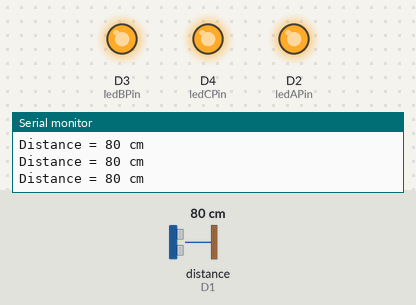
The sketch below on a simulated ESP8266 (NodeMCU). On the bench: output pins drawn as LEDs (lit = HIGH), the last lines printed to the serial monitor. Wiring (inferred from the names in the program): ultrasonic range finder: trigger D0; echo D1. The test bench sets the inputs (shaded band); at power-on: distance to the obstacle (sensor on D1) 80 cm. The echo pulse lasts 58.3 µs per cm; pins used as bus, display or sensor lines are not drawn.

Above: at 1.2 s.
1.3 s: distance to the obstacle (sensor on D1) set to 32 cm
2.8 s: distance to the obstacle (sensor on D1) set to 26 cm
At 4.0 s:
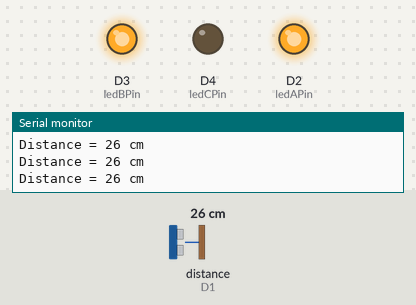
4.3 s: distance to the obstacle (sensor on D1) set to 21 cm
5.8 s: distance to the obstacle (sensor on D1) set to 18 cm
At 6.2 s:
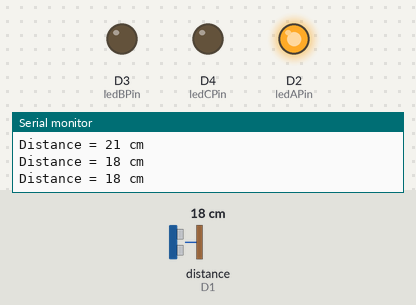
7.3 s: distance to the obstacle (sensor on D1) set to 11 cm
8.8 s: distance to the obstacle (sensor on D1) set to 8 cm
At 9.3 s:
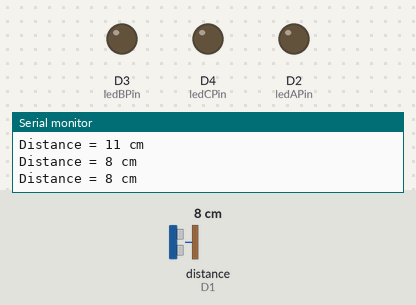
Timing chart, 0 to 11.4 s (numbered marks = the images above; inputs shaded):
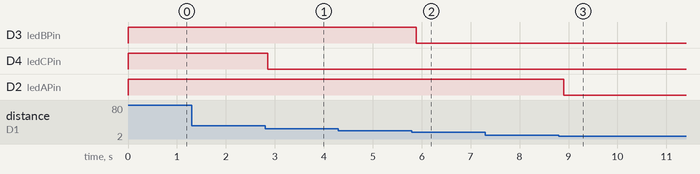

The sketch:

04_01_Ultrasonic_Range_Multiple_LED_Out.ino
```cpp
#define triggerPin D0
#define echoPin D1

#define ledAPin D2
#define ledBPin D3
#define ledCPin D4

void setup()
{
 Serial.begin(115200);
 pinMode(ledAPin, OUTPUT);
 pinMode(ledBPin, OUTPUT);
 pinMode(ledCPin, OUTPUT);

 pinMode(triggerPin, OUTPUT);
 pinMode(echoPin, INPUT);
}

void loop()
{
 digitalWrite(triggerPin, LOW);
 delayMicroseconds(2);
 digitalWrite(triggerPin, HIGH);
 delayMicroseconds(10);
 digitalWrite(triggerPin, LOW);
 delayMicroseconds(2);

 long durationMicroseconds = pulseIn(echoPin, HIGH);

 int distanceCentimeters = microsecondsToCentimeters(durationMicroseconds);

 if (distanceCentimeters < 10)
 {
  ledLevel(0, 0, 0);
 }

 else if (distanceCentimeters >= 10 && distanceCentimeters < 20)
 {
  ledLevel(1, 0, 0);
 }

 else if (distanceCentimeters >= 20 && distanceCentimeters < 30)
 {
  ledLevel(1, 1, 0);
 }

 else
 {
  ledLevel(1, 1, 1);
 }

 Serial.println("Distance = " + String(distanceCentimeters) + " cm");
 delay(200);
}

int microsecondsToCentimeters(long microseconds)
{
 // The speed of sound is 340 m/s or 29 microseconds per centimeter.
 // 340 meter per seconds = 0.00034 meter per microseconds = 0.034 centimeter per microseconds

 // instead of multiplying with a float value which takes relatively more computation time & memory,
 // the multiplication is replaced with division by the reciprocal of 0.034 which is approximately
 // equal to the integer 29

 // 0.034 = 1 / 29.4117647059 ≈ 1 / 29

 // The ping from the sensor travels out and back, so to find the distance of the object
 // half of the distance travelled is taken.
 return microseconds / 29 / 2;
}

void ledLevel(bool stateA, bool stateB, bool stateC)
{
 digitalWrite(ledAPin, stateA);
 digitalWrite(ledBPin, stateB);
 digitalWrite(ledCPin, stateC);
}
```

Measured:
- the behaviour switches between 30 and 29 cm on distance to the obstacle (sensor on D1) (found by bisection; images 0 and 1)
- the behaviour switches between 20 and 19 cm on distance to the obstacle (sensor on D1) (found by bisection; images 1 and 2)
- the behaviour switches between 10 and 9 cm on distance to the obstacle (sensor on D1) (found by bisection; images 2 and 3)
- after the input at 2.8 s, D4 (ledCPin): HIGH → LOW after 0.06 s
- after the input at 5.8 s, D3 (ledBPin): HIGH → LOW after 0.09 s
- after the input at 8.8 s, D2 (ledAPin): HIGH → LOW after 0.11 s
